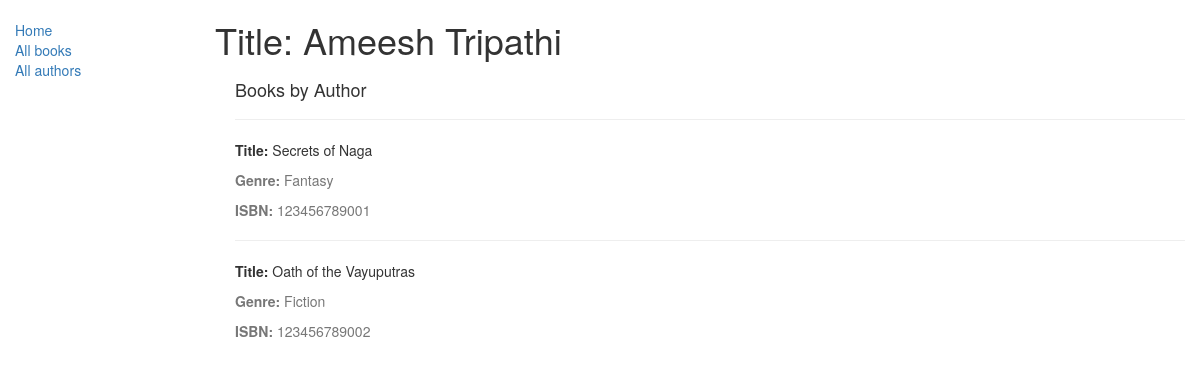
/catalog/author/2, run on the app's committed database.
### catalog/models.py (models this page shows, shortened)
class Author(models.Model):
    first_name = models.CharField(max_length=100)
    last_name = models.CharField(max_length=100)
    date_of_birth = models.DateField(null=True, blank=True)
    date_of_death = models.DateField('Died', null=True, blank=True)

class Book(models.Model):
    title = models.CharField(max_length=200)
    author = models.ForeignKey('Author', on_delete=models.SET_NULL, null=True)
    summary = models.TextField(max_length=1000, help_text="Enter a brief description of the book")
    isbn = models.CharField('ISBN',max_length=13, help_text='13 Character <a href="https://www.isbn-international.org/content/what-isbn">ISBN number</a>')
    genre = models.ManyToManyField(Genre, help_text="Select a genre for this book")
    def display_genre(self):
        return ', '.join([ genre.name for genre in self.genre.all()[:3] ])
    display_genre.short_description = 'Genre'

class Genre(models.Model):
    name = models.CharField(max_length=200, help_text="Enter a book genre (e.g. Science Fiction, French Poetry etc.)")

### catalog/views.py (the view)
# urls.py: url(r'^author/(?P<pk>\d+)$', views.AuthorDetailView.as_view(), name='author-detail'),
class AuthorDetailView(generic.DetailView):
    model = Author
    paginate_by = 3

### catalog/templates/catalog/author_detail.html
{% extends "base_generic.html" %}
{% block content %}
  <h1>Title: {{ author.first_name }} {{author.last_name}}</h1>
  <div style="margin-left:20px;margin-top:20px">
    <h4>Books by Author</h4>
    {% for book in author.book_set.all %}
    <hr>
    <p><strong>Title:</strong> {{book.title}}</p>
    <p class="text-muted"><strong>Genre:</strong> {{book.display_genre}}</p>
    <p class="text-muted"><strong>ISBN:</strong> {{book.isbn}}</p>
    {% endfor %}
  </div>
{% endblock %}

### data on the page
Author: first_name "Ameesh", last_name "Tripathi"
Book: title "Secrets of Naga", display_genre "Fantasy", isbn "123456789001"
Book: title "Oath of the Vayuputras", display_genre "Fiction", isbn "123456789002"
